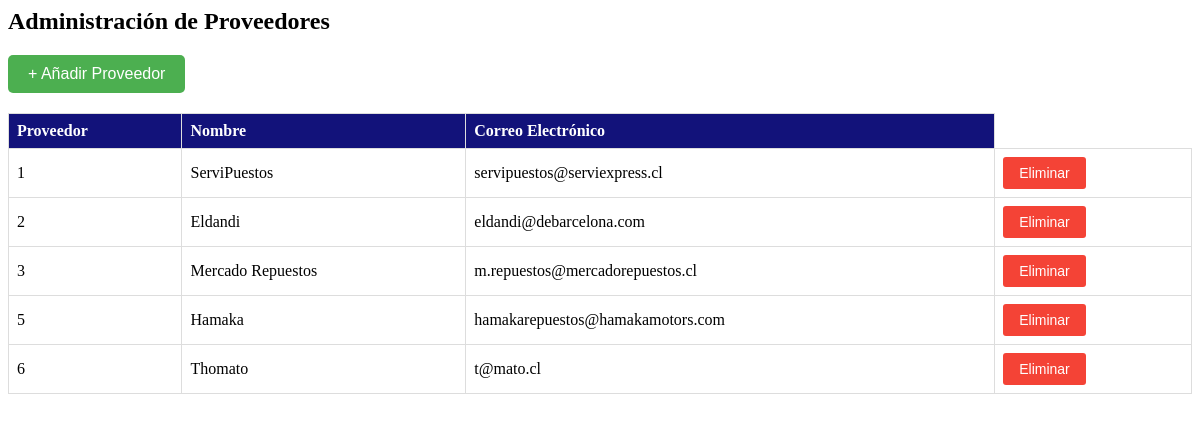
The page /adm_proveedores/ on the database its author committed.
### myapp/models.py (models this page shows, shortened)
class Proveedor(models.Model):
    pro_id= models.AutoField(primary_key=True)
    pro_nom= models.CharField(max_length=20, null=False)
    pro_mail= models.EmailField(null=False)

### myapp/views.py (the view)
# urls.py: path('adm_proveedores/', views.adm_proveedores, name='adm_proveedores'),
def adm_proveedores(request):
    proveedores = Proveedor.objects.all()
    return render(request, 'admin/adm_proveedores.html', {'proveedores': proveedores})

### myapp/context_processor.py (called while the page is built)
def totalCarrito(request):
    total = 0
    if "carrito" in request.session.keys():
        for key, value in request.session["carrito"].items():
            total += (value["acumulado"])
    return {"totalCarrito": total}

### myapp/templates/admin/adm_proveedores.html (shortened to what this page needs)
<h2>Administración de Proveedores</h2>
<button id="add-proveedor-btn" class="add-proveedor-button">
  + Añadir Proveedor
</button>
<div class="col-md-12">
<table class="proveedor-table">
  <thead>
    <tr>
      <th>Proveedor</th>
      <th>Nombre</th>
      <th>Correo Electrónico</th>
    </tr>
  </thead>
  <tbody>
    {% for proveedor in proveedores %}
    <tr>
      <td>{{ proveedor.pro_id }}</td>
      <td>{{ proveedor.pro_nom }}</td>
      <td>{{ proveedor.pro_mail }}</td>
      <td>
        <button
          class="delete-proveedor-btn"
          data-proveedor-id="{{ proveedor.pro_id }}"
        >
          Eliminar
        </button>
    </tr>
    {% endfor %}
  </tbody>
</table>
</div>

### myapp/templates/admin/adm_proveedores.html (style rules this page uses)
.proveedor-table { width: 100%; margin-top: 20px; border-collapse: collapse; }
.proveedor-table th, .proveedor-table td { border: 1px solid #ddd; padding: 8px; text-align: left; }
.proveedor-table th { background-color: rgb(18, 18, 122); color: white; }
#add-proveedor-btn { background-color: #4caf50; color: white; padding: 10px 20px; font-size: 16px; border: none; border-radius: 5px; cursor: pointer; }
.delete-proveedor-btn { background-color: #f44336; color: white; padding: 8px 16px; font-size: 14px; border: none; border-radius: 3px; cursor: pointer; }

### rows shown on the page
Proveedor: pro_id "1", pro_nom "ServiPuestos", pro_mail "servipuestos@serviexpress.cl"
Proveedor: pro_id "2", pro_nom "Eldandi", pro_mail "eldandi@debarcelona.com"
Proveedor: pro_id "3", pro_nom "Mercado Repuestos", pro_mail "m.repuestos@mercadorepuestos.cl"
Proveedor: pro_id "5", pro_nom "Hamaka", pro_mail "hamakarepuestos@hamakamotors.com"
Proveedor: pro_id "6", pro_nom "Thomato", pro_mail "t@mato.cl"
